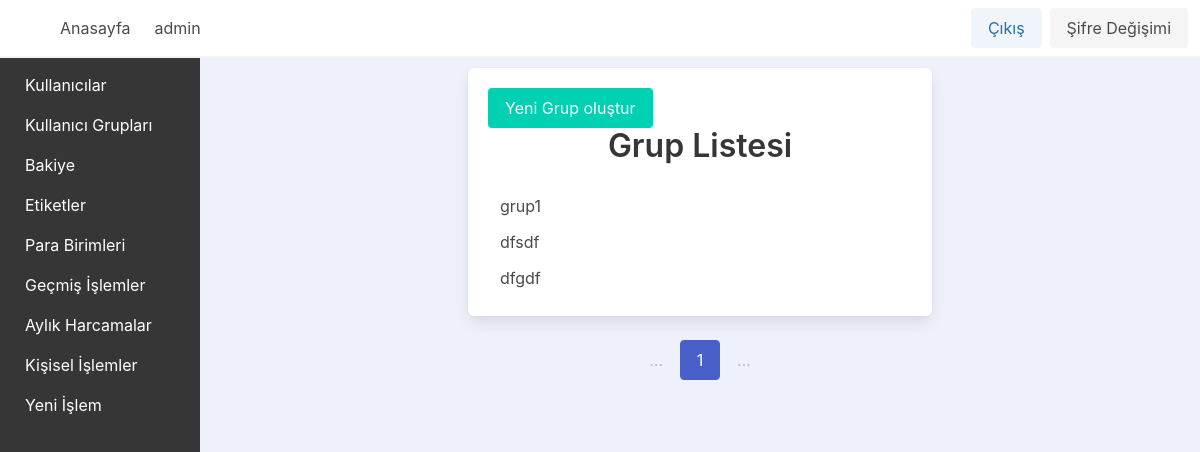
The app's page /usergroups (signed in), older data.
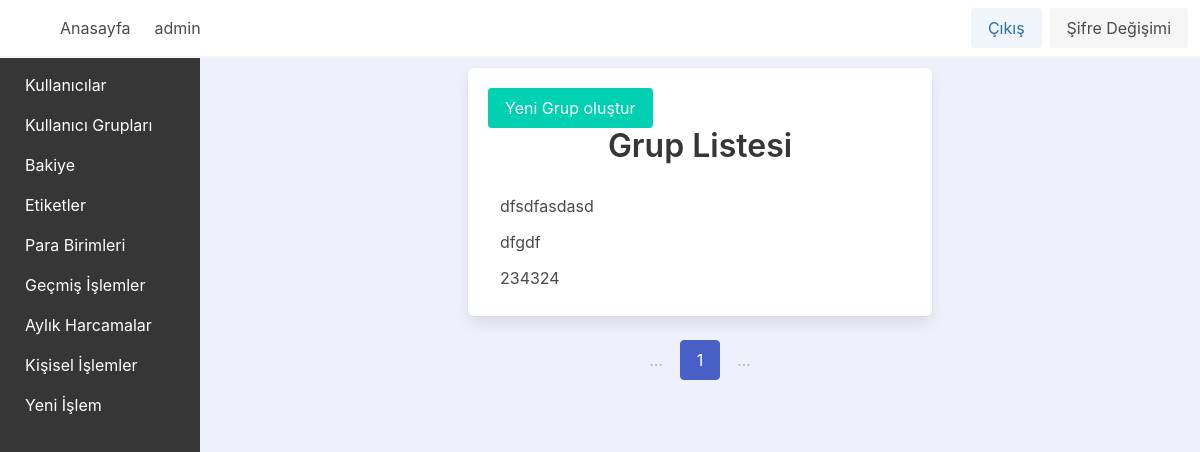
The same page, newer data.
### app_base/models.py (models this page shows)
class MuGroup(Group):
    creation_date = models.DateTimeField(auto_now_add=True)

### app_base/views.py (the view)
# urls.py: path("usergroups", views.usergroups_view, name="usergroups_view_name"),
@login_required
def usergroups_view(request):
    groups = models.MuGroup.objects.all()
    per_page = 10  # You can adjust this as needed
    paginator = Paginator(groups, per_page)
    page_number = request.GET.get("page")
    page = paginator.get_page(page_number)
    return render(request, "app_base/groups/grouppage.html", {"page": page})

### app_base/templates/app_base/groups/grouppage.html (shortened to what this page needs)
{% extends "base.html" %}
{% block content %}
    <div class="column is-half m-auto">
        <div class="box">
            <a class="button is-primary" href="{% url 'groupcreate_view_name' %}">Yeni Grup oluştur</a>
            <h1 class="title has-text-centered">Grup Listesi</h1>
            <ul class="menu-list">
                {% for group in page %}
                    <li>
                        <a href="{% url 'groupdetail_view_name' group.id %}">{{ group.name }}</a>
                    </li>
                {% empty %}
                    <li>Kayıtlı grup yok.</li>
                {% endfor %}
            </ul>
        </div>
        <div class="pagination is-centered" role="navigation">
            <ul class="pagination-list">
                <li>
                    <span class="pagination-ellipsis">…</span>
                </li>
                <li>
                    <span class="pagination-link is-current">{{ page.number }}</span>
                </li>
                <li>
                    <span class="pagination-ellipsis">…</span>
                </li>
            </ul>
        </div>
    </div>
{% endblock content %}

Row changes from the older to the newer data that the page shows:
removed MuGroup: name "grup1"
changed through a linked row, MuGroup: name "dfsdf" → "dfsdfasdasd"
added MuGroup: name "234324"
